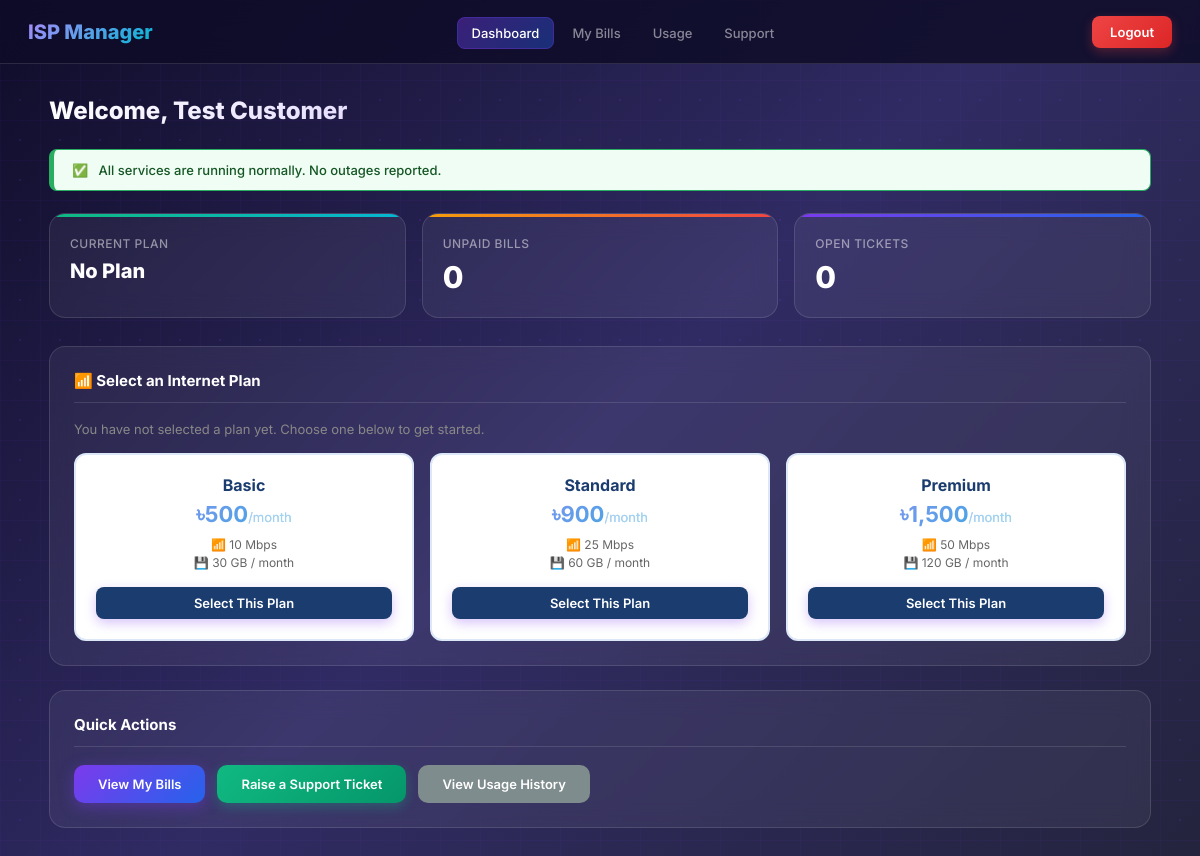
The page /customer_dashboard.php (signed in) on the database its author committed.
### tables this page shows
CREATE TABLE Plan (
    plan_id            INT            AUTO_INCREMENT PRIMARY KEY,
    plan_name          VARCHAR(100)   NOT NULL,
    price_monthly      DECIMAL(10,2)  NOT NULL,
    bandwidth_limit_gb INT            NOT NULL,
    speed_mbps         VARCHAR(50)
);

### db.php (called while the page is built, shortened)
<?php
function db_get_all($conn, $sql) {
    $result = mysqli_query($conn, $sql);
    $rows = [];
    while ($row = mysqli_fetch_assoc($result)) {
        $rows[] = $row;
    }
    return $rows;
}
function db_get_one($conn, $sql) {
    $result = mysqli_query($conn, $sql);
    return mysqli_fetch_assoc($result);
}
function db_get_value($conn, $sql, $col) {
    $row = db_get_one($conn, $sql);
    return $row ? $row[$col] : 0;
}
?>

### customer_dashboard.php (the view, shortened to what this page needs)
<?php
require_once '../includes/db.php';
$cid     = (int)$_SESSION['customer_id'];
$sub = db_get_one($conn,
    "SELECT s.*, p.plan_name, p.price_monthly, p.bandwidth_limit_gb, p.speed_mbps
     FROM Subscription s
     JOIN Plan p ON s.plan_id = p.plan_id
     WHERE s.customer_id=$cid AND s.status='active'
     LIMIT 1"
);
$plans = db_get_all($conn, "SELECT * FROM Plan ORDER BY price_monthly ASC");
$unpaid = db_get_value($conn,
    "SELECT COUNT(*) AS n FROM Invoice i
     JOIN Subscription s ON i.subscription_id = s.subscription_id
     WHERE s.customer_id=$cid AND i.payment_status='unpaid'",
    'n'
);
$open_t = db_get_value($conn,
    "SELECT COUNT(*) AS n FROM Support_Ticket
     WHERE customer_id=$cid AND status='open'",
    'n'
);
$outages = db_get_all($conn,
    "SELECT title, type, start_time FROM Outage
     WHERE status='ongoing' ORDER BY start_time DESC"
);
$outage_count = count($outages);
?>
<!DOCTYPE html>
<html lang="en">
<head>
<link rel="stylesheet" href="../css/style.css">
</head>
<body>
<?php include '../includes/nav.php'; ?>
<div class="page-wrap">
    <div class="page-title">Welcome, <?= htmlspecialchars($_SESSION['customer_name']) ?></div>
    <?php if ($outage_count > 0): ?>
        <div class="outage-alert">
            <div class="alert-title">
                <span class="dot"></span>
                Service Outage Alert — <?= $outage_count ?> Ongoing Issue<?= $outage_count > 1 ? 's' : '' ?>
            </div>
            <?php foreach ($outages as $o): ?>
                <div class="outage-item">
                    <div class="o-title">
                        <span class="outage-type type-<?= $o['type'] ?>"><?= ucfirst($o['type']) ?></span>
                        <?= htmlspecialchars($o['title']) ?>
                    </div>
                    <div class="o-meta">
                        Started: <?= date('d M Y, h:i A', strtotime($o['start_time'])) ?>
                        — Our team is working to resolve this. We apologise for the inconvenience.
                    </div>
                </div>
            <?php endforeach; ?>
        </div>
    <?php else: ?>
        <div class="no-outage">✅ &nbsp; All services are running normally. No outages reported.</div>
    <?php endif; ?>
    <div class="stats-grid">
        <div class="stat-card green">
            <div class="label">Current Plan</div>
            <div class="value" style="font-size:20px;"><?= $sub ? $sub['plan_name'] : 'No Plan' ?></div>
        </div>
        <div class="stat-card orange">
            <div class="label">Unpaid Bills</div>
            <div class="value"><?= $unpaid ?></div>
        </div>
        <div class="stat-card">
            <div class="label">Open Tickets</div>
            <div class="value"><?= $open_t ?></div>
        </div>
    </div>
    <div class="card">
        <h2><?= $sub ? 'Your Current Plan' : '📶 Select an Internet Plan' ?></h2>
        <?php if (!$sub): ?>
            <p style="font-size:13px; color:#888; margin-bottom:16px;">
                You have not selected a plan yet. Choose one below to get started.
            </p>
        <?php endif; ?>
        <div class="plans-grid">
        <?php foreach ($plans as $p):
            $is_current = $sub && $sub['plan_name'] === $p['plan_name'];
        ?>
            <div class="plan-card <?= $is_current ? 'selected' : '' ?>">
                <div class="plan-name"><?= $p['plan_name'] ?></div>
                <div class="plan-price">৳<?= number_format($p['price_monthly'], 0) ?><span>/month</span></div>
                <div class="plan-detail">📶 <?= $p['speed_mbps'] ?></div>
                <div class="plan-detail">💾 <?= $p['bandwidth_limit_gb'] ?> GB / month</div>
                <?php if ($is_current): ?>
                    <div class="current-plan-badge">✓ Current Plan</div>
                <?php elseif (!$sub): ?>
                    <form method="POST">
                        <button type="submit" class="select-btn">Select This Plan</button>
                    </form>
                <?php else: ?>
                    <button class="select-btn" style="background:#aaa; cursor:not-allowed;" disabled>
                        Contact Support
                    </button>
                <?php endif; ?>
            </div>
        <?php endforeach; ?>
        </div>
    </div>
    <div class="card">
        <h2>Quick Actions</h2>
        <div style="display:flex; gap:12px; flex-wrap:wrap;">
            <a href="my_invoices.php" class="btn btn-primary" style="width:auto;">View My Bills</a>
            <a href="my_tickets.php"  class="btn btn-success" style="width:auto;">Raise a Support Ticket</a>
            <a href="my_usage.php"    class="btn" style="width:auto; background:#7f8c8d; color:#fff;">View Usage History</a>
        </div>
    </div>
</div>
</body>
</html>

### style.css (style rules this page uses)
* { margin: 0; padding: 0; box-sizing: border-box; }
body { font-family: 'Inter', 'Segoe UI', sans-serif; min-height: 100vh; background-color: #0f0c29; background-image: radial-gradient(circle, rgba(124,58,237,0.15) 1px, transparent 1px), linear-gradient(rgba(124,58,237,0.05) 1px, transparent 1px), linear-gradient(90deg, rgba(124,58,237,0.05) 1px, transparent 1px), linear-gradient(135deg, #0f0c29 0%, #302b63 50%, #24243e 100%); background-size: 40px 40px, 40px 40px, 40px 40px, 100% 100%; color: rgba(255,255,255,0.85); }
.btn { display: inline-block; padding: 11px 24px; border-radius: 10px; border: none; cursor: pointer; font-size: 13px; font-weight: 600; text-decoration: none; transition: all 0.2s; font-family: 'Inter', sans-serif; }
.btn-primary { background: linear-gradient(135deg, #7c3aed, #2563eb); color: white; width: 100%; text-align: center; box-shadow: 0 4px 15px rgba(124,58,237,0.4); }
.btn-success { background: linear-gradient(135deg, #10b981, #059669); color: white; box-shadow: 0 4px 12px rgba(16,185,129,0.3); }
.page-wrap { max-width: 1150px; margin: 32px auto; padding: 0 24px; }
.page-title { font-size: 24px; font-weight: 800; margin-bottom: 24px; background: linear-gradient(135deg, white, #a78bfa); -webkit-background-clip: text; -webkit-text-fill-color: transparent; background-clip: text; }
.stats-grid { display: grid; grid-template-columns: repeat(auto-fit, minmax(180px, 1fr)); gap: 16px; margin-bottom: 28px; }
.stat-card { background: rgba(255,255,255,0.06); border: 1px solid rgba(255,255,255,0.12); backdrop-filter: blur(12px); border-radius: 16px; padding: 22px 20px; position: relative; overflow: hidden; transition: transform 0.2s; }
.stat-card::before { content: ''; position: absolute; top: 0; left: 0; right: 0; height: 3px; background: linear-gradient(90deg, #7c3aed, #2563eb); }
.stat-card.green::before { background: linear-gradient(90deg, #10b981, #06b6d4); }
.stat-card.orange::before { background: linear-gradient(90deg, #f59e0b, #ef4444); }
.stat-card .label { font-size: 12px; color: rgba(255,255,255,0.5); font-weight: 500; text-transform: uppercase; letter-spacing: 0.5px; margin-bottom: 8px; }
.stat-card .value { font-size: 30px; font-weight: 800; color: white; }
.card { background: rgba(255,255,255,0.06); border: 1px solid rgba(255,255,255,0.12); backdrop-filter: blur(12px); border-radius: 16px; padding: 24px; margin-bottom: 24px; }
.card h2 { font-size: 15px; font-weight: 700; color: white; margin-bottom: 18px; padding-bottom: 12px; border-bottom: 1px solid rgba(255,255,255,0.12); }
.plans-grid { display: grid; grid-template-columns: repeat(auto-fit, minmax(180px, 1fr)); gap: 16px; margin-top: 12px; }
.plan-card { background: rgba(255,255,255,0.05); border: 1px solid rgba(255,255,255,0.1); border-radius: 14px; padding: 22px 18px; text-align: center; cursor: pointer; transition: all 0.25s; position: relative; overflow: hidden; }
.plan-card::before { content: ''; position: absolute; top: 0; left: 0; right: 0; height: 2px; background: linear-gradient(90deg, #7c3aed, #2563eb); opacity: 0; transition: opacity 0.2s; }
.plan-card .plan-name { font-size: 15px; font-weight: 700; color: white; margin-bottom: 8px; }
.plan-card .plan-price { font-size: 24px; font-weight: 800; background: linear-gradient(135deg, #a78bfa, #06b6d4); -webkit-background-clip: text; -webkit-text-fill-color: transparent; background-clip: text; margin-bottom: 12px; }
.plan-card .plan-price span { font-size: 13px; font-weight: 400; color: rgba(255,255,255,0.5); -webkit-text-fill-color: rgba(255,255,255,0.5); }
.plan-card .plan-detail { font-size: 12px; color: rgba(255,255,255,0.5); margin: 4px 0; }
.plan-card .select-btn { margin-top: 16px; background: linear-gradient(135deg, #7c3aed, #2563eb); color: white; border: none; padding: 9px 20px; border-radius: 8px; cursor: pointer; font-size: 13px; font-weight: 600; width: 100%; transition: all 0.2s; font-family: 'Inter', sans-serif; box-shadow: 0 4px 12px rgba(124,58,237,0.3); }
.no-outage { background: rgba(16,185,129,0.1); border: 1px solid rgba(16,185,129,0.25); border-left: 4px solid #10b981; border-radius: 12px; padding: 13px 18px; margin-bottom: 22px; font-size: 13px; color: #34d399; font-weight: 500; display: flex; align-items: center; gap: 10px; }
a { color: #a78bfa; }

### rows shown on the page
plan: plan_name "Basic", price_monthly "500", speed_mbps "10 Mbps", bandwidth_limit_gb "30"
plan: plan_name "Standard", price_monthly "900", speed_mbps "25 Mbps", bandwidth_limit_gb "60"
plan: plan_name "Premium", price_monthly "1,500", speed_mbps "50 Mbps", bandwidth_limit_gb "120"

### other values the page prints
$_SESSION['customer_name'] "Test Customer"
$unpaid "0"
$open_t "0"
